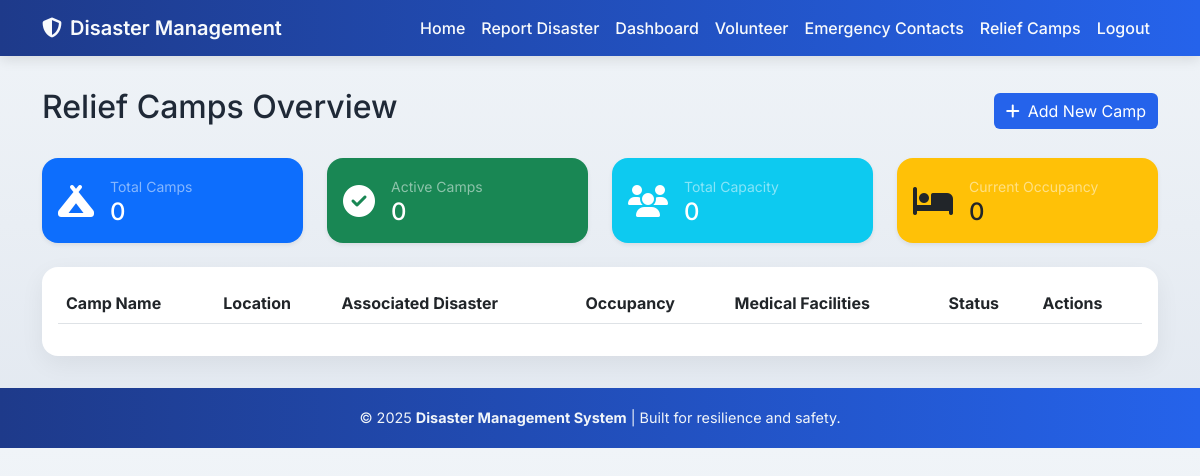
Page /camps (signed in) on the earlier database version.
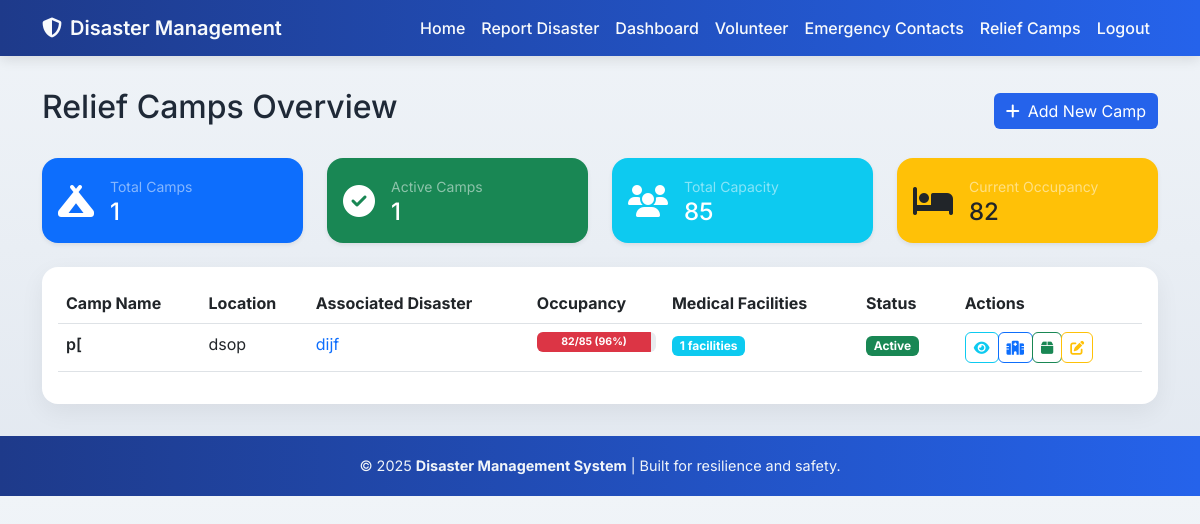
Same page on the later database version.
### models.py (models this page shows)
class ReliefCamp(db.Model):
    id = db.Column(db.Integer, primary_key=True)
    name = db.Column(db.String(100), nullable=False)
    location = db.Column(db.String(200), nullable=False)
    capacity = db.Column(db.Integer)
    current_occupancy = db.Column(db.Integer, default=0)
    facilities = db.Column(db.Text)
    disaster_id = db.Column(db.Integer, db.ForeignKey('disaster.id'))
    medical_facilities = db.relationship('MedicalFacility', backref='camp', lazy=True)
    supplies = db.relationship('Supply', backref='camp', lazy=True)

class Disaster(db.Model):
    id = db.Column(db.Integer, primary_key=True)
    title = db.Column(db.String(100), nullable=False)
    description = db.Column(db.Text, nullable=False)
    disaster_type = db.Column(db.String(50), nullable=False)
    location = db.Column(db.String(100), nullable=False)
    severity = db.Column(db.String(20), nullable=False)
    date_reported = db.Column(db.DateTime, default=datetime.utcnow)
    status = db.Column(db.String(20), default='active')
    affected_people = db.Column(db.Integer, default=0)
    resources_needed = db.Column(db.Text)
    coordinates = db.Column(db.String(100))  # GPS coordinates
    area_affected = db.Column(db.Float)  # in square kilometers
    estimated_damage = db.Column(db.Float)  # in dollars
    evacuation_status = db.Column(db.String(50))
    response_phase = db.Column(db.String(50))  # preparation, response, recovery
    weather_conditions = db.Column(db.Text)
    relief_camps = db.relationship('ReliefCamp', backref='disaster', lazy=True)
    updates = db.relationship('DisasterUpdate', backref='disaster', lazy=True, cascade="all, delete-orphan")
    supplies = db.relationship('Supply', backref='disaster', lazy=True)

### app.py (the view)
@app.route('/camps')
@login_required
def list_camps():
    try:
        status = request.args.get('status')
        location = request.args.get('location')
        query = ReliefCamp.query.join(Disaster)
        if status:
            query = query.filter(Disaster.status == status)
        if location:
            query = query.filter(ReliefCamp.location.ilike(f'%{location}%'))
        camps = query.all()
        active_disasters = Disaster.query.filter_by(status='active').all()
        camp_stats = {
            'total': len(camps),
            'active': len([c for c in camps if c.disaster.status == 'active']),
            'total_capacity': sum(c.capacity or 0 for c in camps),
            'total_occupancy': sum(c.current_occupancy or 0 for c in camps)
        }
        for camp in camps:
            if camp.capacity:
                camp.occupancy_percentage = (camp.current_occupancy or 0) / camp.capacity * 100
            else:
                camp.occupancy_percentage = 0
        return render_template('camps.html',
                            camps=camps,
                            stats=camp_stats,
                            active_disasters=active_disasters)
    except Exception as e:
        flash(f'Error loading camps: {str(e)}', 'danger')
        return redirect(url_for('dashboard'))

### app.py (called while the page is built)
@login_manager.user_loader
def load_user(user_id):
    return User.query.get(int(user_id))

### templates/camps.html (shortened to what this page needs)
{% extends "base.html" %}
{% block content %}
<div class="row">
    <div class="col-md-12">
        <div class="d-flex justify-content-between align-items-center mb-4">
            <h2>Relief Camps Overview</h2>
            {% if current_user.is_authenticated %}
            <a href="{{ url_for('create_camp') }}" class="btn btn-primary rounded">
                <i class="fas fa-plus me-2"></i>Add New Camp
            </a>
            {% endif %}
        </div>
        <div class="row mt-4">
            <div class="col-md-3">
                <div class="card shadow-sm border-0 bg-primary text-white">
                    <div class="card-body d-flex align-items-center">
                        <i class="fas fa-campground fa-2x me-3"></i>
                        <div>
                            <small class="text-white-50">Total Camps</small>
                            <h4 class="mb-0">{{ stats.total }}</h4>
                        </div>
                    </div>
                </div>
            </div>
            <div class="col-md-3">
                <div class="card shadow-sm border-0 bg-success text-white">
                    <div class="card-body d-flex align-items-center">
                        <i class="fas fa-check-circle fa-2x me-3"></i>
                        <div>
                            <small class="text-white-50">Active Camps</small>
                            <h4 class="mb-0">{{ stats.active }}</h4>
                        </div>
                    </div>
                </div>
            </div>
            <div class="col-md-3">
                <div class="card shadow-sm border-0 bg-info text-white">
                    <div class="card-body d-flex align-items-center">
                        <i class="fas fa-users fa-2x me-3"></i>
                        <div>
                            <small class="text-white-50">Total Capacity</small>
                            <h4 class="mb-0">{{ stats.total_capacity }}</h4>
                        </div>
                    </div>
                </div>
            </div>
            <div class="col-md-3">
                <div class="card shadow-sm border-0 bg-warning text-dark">
                    <div class="card-body d-flex align-items-center">
                        <i class="fas fa-bed fa-2x me-3"></i>
                        <div>
                            <small class="text-white-50">Current Occupancy</small>
                            <h4 class="mb-0">{{ stats.total_occupancy }}</h4>
                        </div>
                    </div>
                </div>
            </div>
        </div>
        <div class="card mt-4">
            <div class="card-body">
                <div class="table-responsive-sm">
                    <table class="table table-hover">
                        <thead>
                            <tr>
                                <th>Camp Name</th>
                                <th>Location</th>
                                <th>Associated Disaster</th>
                                <th>Occupancy</th>
                                <th>Medical Facilities</th>
                                <th>Status</th>
                                <th>Actions</th>
                            </tr>
                        </thead>
                        <tbody>
                            {% for camp in camps %}
                            <tr>
                                <td class="fw-semibold">{{ camp.name }}</td>
                                <td>{{ camp.location }}</td>
                                <td>
                                    <a href="{{ url_for('disaster_detail', id=camp.disaster.id) }}" class="text-decoration-none">
                                        {{ camp.disaster.title }}
                                    </a>
                                </td>
                                <td>
                                    <div class="progress" style="height: 20px;">
                                        {% set percentage = ((camp.current_occupancy or 0) / (camp.capacity or 1) * 100)|default(0)|round|int %}
                                        {% if percentage is none or percentage < 0 %}
                                        {% set percentage = 0 %}
                                        {% endif %}
                                        <div class="progress-bar
                                            {% if percentage > 90 %}bg-danger
                                            {% elif percentage > 75 %}bg-warning
                                            {% else %}bg-primary
                                            {% endif %}"
                                            role="progressbar"
                                            style="width: {{ percentage|default(0)|float }}%;"
                                            data-bs-toggle="tooltip"
                                            data-bs-placement="top"
                                            title="Occupancy: {{ percentage }}% ({{ camp.current_occupancy }} out of {{ camp.capacity }})">
                                            <small class="fw-bold">
                                                {{ camp.current_occupancy }}/{{ camp.capacity }} ({{ percentage }}%)
                                            </small>
                                        </div>
                                    </div>
                                </td>
                                <td>
                                    <span class="badge bg-info">
                                        {{ camp.medical_facilities|length }} facilities
                                    </span>
                                </td>
                                <td>
                                    <span class="badge {% if camp.disaster.status == 'active' %}bg-success{% else %}bg-secondary{% endif %}">
                                        {{ camp.disaster.status|title }}
                                    </span>
                                </td>
                                <td>
                                    <div class="btn-group btn-group-sm">
                                        <a href="{{ url_for('camp_detail', camp_id=camp.id) }}" class="btn btn-outline-info rounded" title="View Details">
                                            <i class="fas fa-eye"></i>
                                        </a>
                                        <a href="{{ url_for('manage_medical_facility', camp_id=camp.id) }}" class="btn btn-outline-primary rounded" title="Add Medical Facility">
                                            <i class="fas fa-hospital"></i>
                                        </a>
                                        <a href="{{ url_for('manage_camp_supply', camp_id=camp.id) }}" class="btn btn-outline-success rounded" title="Manage Supplies">
                                            <i class="fas fa-box"></i>
                                        </a>
                                        <a href="{{ url_for('edit_camp', camp_id=camp.id) }}" class="btn btn-outline-warning rounded" title="Edit Camp">
                                            <i class="fas fa-edit"></i>
                                        </a>
                                    </div>
                                </td>
                            </tr>
                            {% endfor %}
                        </tbody>
                    </table>
                </div>
            </div>
        </div>
    </div>
</div>
{% endblock %}

### templates/base.html (shortened to what this page needs)
<!DOCTYPE html>
<html lang="en">
<head>
  <link href="https://cdn.jsdelivr.net/npm/bootstrap@5.3.0/dist/css/bootstrap.min.css" rel="stylesheet">
  <link rel="stylesheet" href="https://cdnjs.cloudflare.com/ajax/libs/font-awesome/6.5.0/css/all.min.css">
  <link rel="stylesheet" href="{{ url_for('static', filename='css/style.css') }}">
</head>
<body>
  <nav class="navbar navbar-expand-lg sticky-top">
    <div class="container">
      <a class="navbar-brand fw-semibold" href="{{ url_for('index') }}">
        <i class="fas fa-shield-alt me-2"></i>Disaster Management
      </a>
      <div class="collapse navbar-collapse" id="navbarNav">
        <ul class="navbar-nav ms-auto">
          <li class="nav-item"><a class="nav-link" href="{{ url_for('index') }}">Home</a></li>
          {% if current_user.is_authenticated %}
            <li class="nav-item"><a class="nav-link" href="{{ url_for('new_disaster') }}">Report Disaster</a></li>
            <li class="nav-item"><a class="nav-link" href="{{ url_for('dashboard') }}">Dashboard</a></li>
            <li class="nav-item"><a class="nav-link" href="{{ url_for('register_volunteer') }}">Volunteer</a></li>
            <li class="nav-item"><a class="nav-link" href="{{ url_for('emergency_contacts') }}">Emergency Contacts</a></li>
            <li class="nav-item"><a class="nav-link" href="{{ url_for('list_camps') }}">Relief Camps</a></li>
            <li class="nav-item"><a class="nav-link" href="{{ url_for('logout') }}">Logout</a></li>
          {% else %}
            <li class="nav-item"><a class="nav-link" href="{{ url_for('login') }}">Login</a></li>
          {% endif %}
        </ul>
      </div>
    </div>
  </nav>
  <div class="container mt-4">
    {% block content %}{% endblock %}
  </div>
  <footer>
    &copy; {{ current_year or "2025" }} <strong>Disaster Management System</strong> | Built for resilience and safety.
  </footer>
</body>
</html>

### static/css/style.css (style rules this page uses)
body { background-color: #f8f9fa; }
.navbar { margin-bottom: 2rem; }
.card { box-shadow: 0 2px 4px rgba(0, 0, 0, 0.1); transition: transform 0.2s; }
.badge { margin-right: 0.5rem; }

### templates/base.html (style rules this page uses)
body { font-family: 'Inter', sans-serif; background: linear-gradient(to bottom, #f0f4f8, #e2e8f0); color: #1f2937; }
.navbar { background: linear-gradient(90deg, #1e3a8a, #2563eb); box-shadow: 0 4px 12px rgba(0, 0, 0, 0.1); }
.navbar-brand, .nav-link { color: #f8fafc !important; font-weight: 500; transition: all 0.3s ease-in-out; position: relative; }
.nav-link::after { content: ''; display: block; width: 0; height: 2px; background: #38bdf8; position: absolute; bottom: 0; left: 0; transition: width 0.3s ease; }
.container { max-width: 1140px; }
.card { border: none; border-radius: 1rem; box-shadow: 0 8px 24px rgba(0, 0, 0, 0.06); transition: transform 0.2s ease, box-shadow 0.3s ease; }
.btn-primary { background-color: #2563eb; border: none; transition: background-color 0.3s ease, box-shadow 0.3s ease; }
footer { background: linear-gradient(90deg, #1e3a8a, #2563eb); color: #f1f5f9; padding: 1.2rem 0; text-align: center; margin-top: 2rem; font-size: 0.9rem; }

Differences in the rows shown:
added ReliefCamp: name "p[", location "dsop", disaster "dijf", current_occupancy "82", capacity "85", percentage "96", medical_facilities|length "1", disaster.status "Active"
Other differences:
{{ stats.total }}: "0" → "1"
{{ stats.active }}: "0" → "1"
{{ stats.total_capacity }}: "0" → "85"
{{ stats.total_occupancy }}: "0" → "82"
